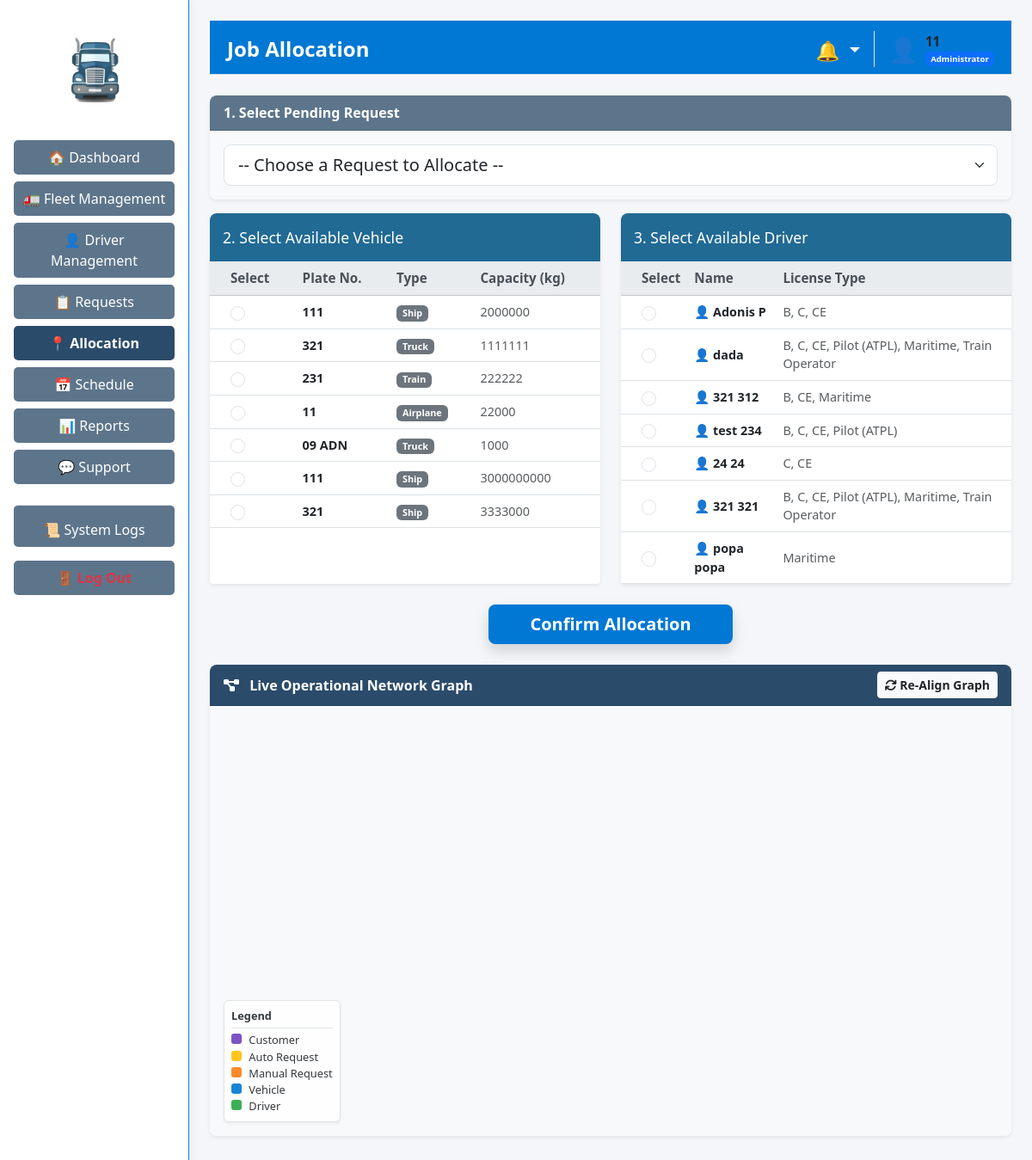
The app's page /allocation (signed in), older data.
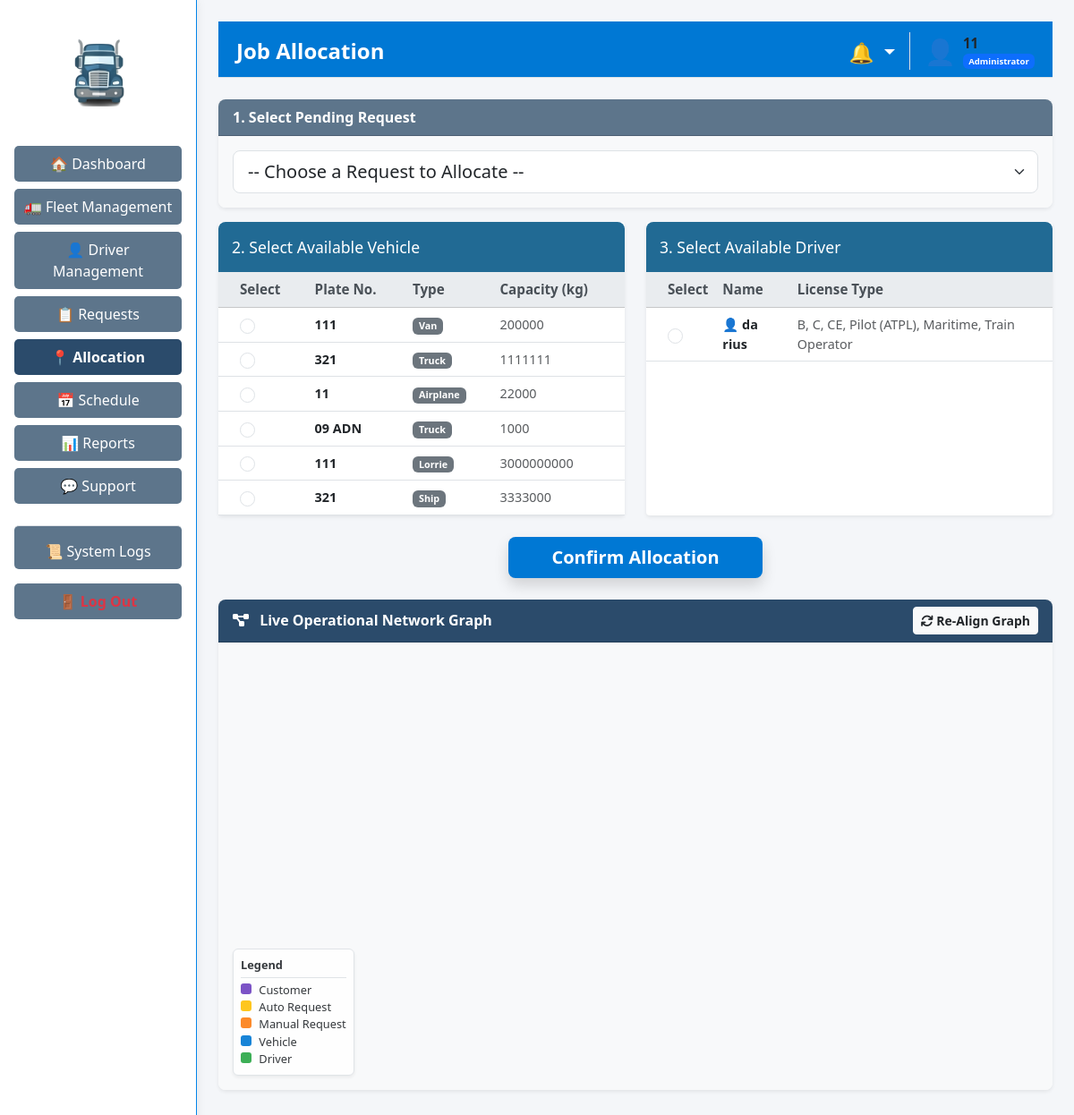
The same page, newer data.
### tables this page shows
CREATE TABLE vehicles (
                        id TEXT PRIMARY KEY,
                        plate_number TEXT NOT NULL,
                        type TEXT NOT NULL,
                        capacity INTEGER NOT NULL,
                        status TEXT NOT NULL
                    , last_modified_by TEXT DEFAULT 'System', last_modified_at DATETIME DEFAULT NULL);

CREATE TABLE "drivers" (
                    id TEXT PRIMARY KEY,
                    name TEXT NOT NULL,
                    status TEXT NOT NULL,
                    licenses TEXT,
                    experience TEXT,
                    dob TEXT,
                    address TEXT,
                    availability TEXT DEFAULT 'Available',
                    last_modified_by TEXT DEFAULT 'System',
                    last_modified_at DATETIME DEFAULT NULL
                );

### app/routes/allocation_routes.py (the view)
@allocation_bp.route('/allocation', methods=['GET'])
def allocation_management() -> str:
    if 'user_id' not in session:
        flash("Please log in.", "danger")
        return redirect(url_for('auth.login'))
    role = session.get('role')
    if role not in ['Administrator', 'Staff']:
        flash("Access denied. You do not have permission to view allocations.", "danger")
        return redirect(url_for('dashboard.main_dashboard'))
    view_data = allocation_logic.load_allocation_data()
    return render_template('staff/allocation.html', data=view_data, role=role)

### app/controllers/allocation_controller.py (called while the page is built)
    def load_allocation_data(self) -> Dict[str, Any]:
        data: Dict[str, Any] = {}
        try:
            data["requests"] = self.model.get_pending_requests()
            data["vehicles"] = self.model.get_available_vehicles()
            data["drivers"] = self.model.get_available_drivers()
            return data
        except Exception as error:
            logging.error(f"Logic error loading allocation data: {error}")
            return {"requests": [], "vehicles": [], "drivers": []}

### app/models/allocation_model.py (called while the page is built)
    def get_pending_requests(self) -> List[Dict[str, Any]]:
        requests: List[Dict[str, Any]] = []
        try:
            with sqlite3.connect(DB_PATH) as connection:
                connection.row_factory = sqlite3.Row
                db_cursor = connection.cursor()
                db_cursor.execute("SELECT id, client, pickup, delivery FROM transport_requests WHERE status IN ('Pending', 'Accepted')")
                for row in db_cursor.fetchall():
                    requests.append(dict(row))
                return requests
        except sqlite3.Error as db_error:
            logging.error(f"Error fetching requests: {db_error}")
            return requests

### app/templates/staff/allocation.html (shortened to what the changed rows need)
{% extends "layouts/admin_layout.html" if session.get('role') == 'Administrator' else "layouts/staff_layout.html" %}
{% block page_header %}Job Allocation{% endblock %}
{% block content %}
<form method="POST" action="{{ url_for('allocation.confirm_allocation') }}">
    <div class="row g-4">
        <div class="col-md-6">
            <div class="table-container shadow-sm border-0 h-100 mt-0">
                <div style="max-height: 400px; overflow-y: auto;">
                    <table class="table table-hover custom-table mb-0 align-middle">
                        <thead class="sticky-top table-light">
                            <tr>
                                <th class="ps-4">Select</th>
                                <th>Plate No.</th>
                                <th>Type</th>
                                <th>Capacity (kg)</th>
                            </tr>
                        </thead>
                        <tbody>
                            {% if data.vehicles|length == 0 %}
                                <tr><td colspan="4" class="text-center text-muted py-5">No available vehicles.</td></tr>
                            {% else %}
                                {% for v in data.vehicles %}
                                <tr style="cursor: pointer;" onclick="document.getElementById('veh_{{ v.id }}').checked = true;">
                                    <td class="ps-4"><input type="radio" id="veh_{{ v.id }}" name="vehicle_id" value="{{ v.id }}" required class="form-check-input" style="width: 1.2em; height: 1.2em;"></td>
                                    <td class="fw-bold text-dark">{{ v.plate_number }}</td>
                                    <td><span class="badge bg-secondary">{{ v.type }}</span></td>
                                    <td class="text-muted">{{ v.capacity }}</td>
                                </tr>
                                {% endfor %}
                            {% endif %}
                        </tbody>
                    </table>
                </div>
            </div>
        </div>
        <div class="col-md-6">
            <div class="table-container shadow-sm border-0 h-100 mt-0">
                <div style="max-height: 400px; overflow-y: auto;">
                    <table class="table table-hover custom-table mb-0 align-middle">
                        <thead class="sticky-top table-light">
                            <tr>
                                <th class="ps-4">Select</th>
                                <th>Name</th>
                                <th>License Type</th>
                            </tr>
                        </thead>
                        <tbody>
                            {% if data.drivers|length == 0 %}
                                <tr><td colspan="3" class="text-center text-muted py-5">No available drivers.</td></tr>
                            {% else %}
                                {% for d in data.drivers %}
                                <tr style="cursor: pointer;" onclick="document.getElementById('drv_{{ d.id }}').checked = true;">
                                    <td class="ps-4"><input type="radio" id="drv_{{ d.id }}" name="driver_id" value="{{ d.id }}" required class="form-check-input" style="width: 1.2em; height: 1.2em;"></td>
                                    <td class="fw-bold text-dark">👤 {{ d.name }}</td>
                                    <td class="text-muted small">{{ d.licenses }}</td>
                                </tr>
                                {% endfor %}
                            {% endif %}
                        </tbody>
                    </table>
                </div>
            </div>
        </div>
    </div>
</form>
{% endblock %}

Row changes from the older to the newer data that the page shows:
removed vehicles: plate_number "231", type "Train", capacity "222222"
removed drivers: name "Adonis P", licenses "B, C, CE"
removed drivers: name "dada", licenses "B, C, CE, Pilot (ATPL), Maritime, Train Operator"
removed drivers: name "321 312", licenses "B, CE, Maritime"
removed drivers: name "test 234", licenses "B, C, CE, Pilot (ATPL)"
removed drivers: name "24 24", licenses "C, CE"
removed drivers: name "321 321", licenses "B, C, CE, Pilot (ATPL), Maritime, Train Operator"
removed drivers: name "popa popa", licenses "Maritime"
changed vehicles: type "Ship" → "Van"; capacity "2000000" → "200000"
changed vehicles: type "Ship" → "Lorrie"
added drivers: name "da rius", licenses "B, C, CE, Pilot (ATPL), Maritime, Train Operator"
